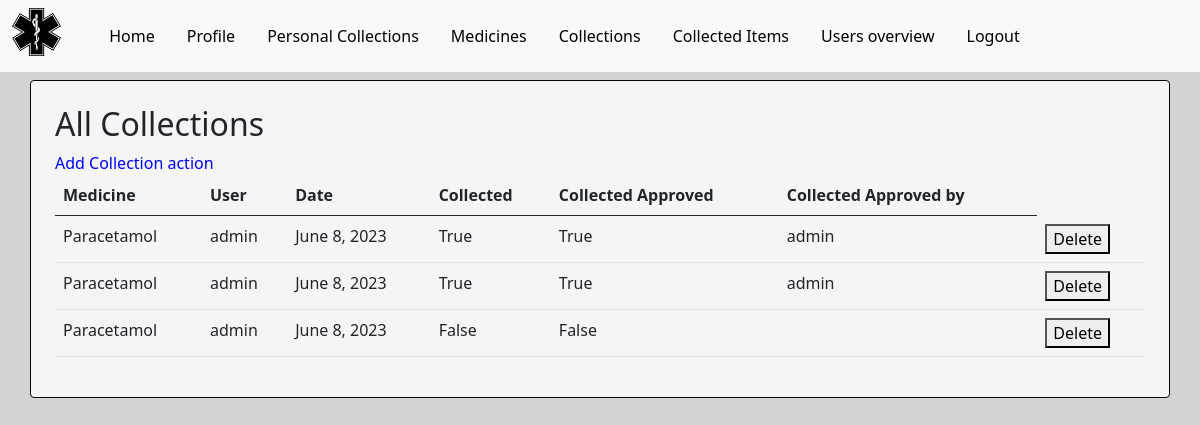
/collections (signed in), run on the app's committed database.
### base/models.py (models this page shows, shortened)
class Collection(models.Model):
    medicine = models.ForeignKey(
        Medicine, on_delete=models.CASCADE, null=False)
    user = models.ForeignKey(User, on_delete=models.CASCADE)
    date = models.DateField(blank=False,)
    collected = models.BooleanField(default=False)
    collected_approved = models.BooleanField(default=False)
    collected_approved_by = models.ForeignKey(User, on_delete=models.CASCADE,
                                    related_name='approved_by', null=True, blank=True)

class Medicine(models.Model):
    name = models.CharField(max_length=50)
    manufacture = models.CharField(max_length=50)
    cures = models.CharField(max_length=50)
    side_effects = models.CharField(max_length=50)

### base/views.py (the view)
# urls.py: path('collections', views.collections, name='collections'),
@login_required
@staff_member_required
def collections(request):
    collections_list = Collection.objects.all()
    context = {
        'collections': collections_list
    }
    return render(request, 'base/collections.html', context)

### base/templates/base/collections.html (shortened to what this page needs)
{% extends 'base/base.html' %}
{% load static %}
{% block content %}
<div class="p-3">
    <h2>All Collections</h2>
    <a href="{% url 'add_collection' %}" class="link">Add Collection action</a>
    <table class="table">
        <thead>
          <tr>
            <th scope="col">Medicine</th>
            <th scope="col">User</th>
            <th scope="col">Date</th>
            <th scope="col">Collected</th>
            <th scope="col">Collected Approved</th>
            <th scope="col">Collected Approved by</th>
          </tr>
        </thead>
        <tbody>
            {% for collection in collections %}
        <tr>
            <td>{{ collection.medicine.name }}</td>
            <td>{{ collection.user.username }}</td>
            <td>{{ collection.date }} </td>
            <td>{{ collection.collected }} </td>
            <td>{{ collection.collected_approved }}</td>
            <td>{{ collection.collected_approved_by.username }}</td>
            <td>
                <form method="post" action="{% url 'delete_collection' collection.id %}">
                    <button type="submit">Delete</button>
                </form>
            </td>
          </tr>
        {% empty %}
            <tr>
                <td> There are no collection actions</td>
            </tr>
        {% endfor %}
        </tbody>
    </table>
</div>
{% endblock %}

### base/static/base/css/styles.css (style rules this page uses)
body { background-color: #d3d3d3; }

### base/static/base/css/menu.css (style rules this page uses)
body { margin: 0; }
.link { margin-top: 1rem; margin-bottom: 1rem; color: blue; text-decoration: none; }

### data on the page
Collection: medicine.name "Paracetamol", user.username "admin", date "June 8, 2023", collected "True", collected_approved "True", collected_approved_by.username "admin"
Collection: medicine.name "Paracetamol", user.username "admin", date "June 8, 2023", collected "True", collected_approved "True", collected_approved_by.username "admin"
Collection: medicine.name "Paracetamol", user.username "admin", date "June 8, 2023", collected "False", collected_approved "False"
